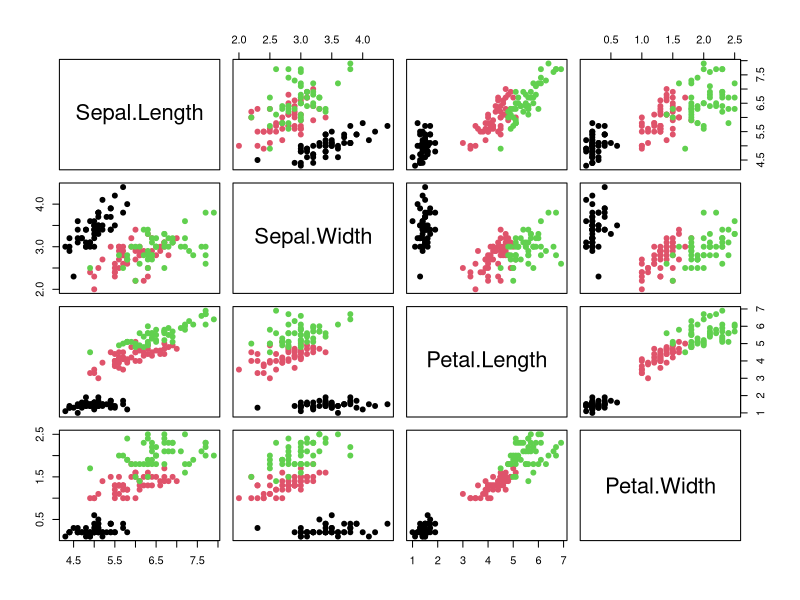

This chart was generated by the following R code:
## ---- chunk 1
#### libraries -----------------------------------
library(knitr)
## ---- chunk 2
#| tbl-cap: Table made with the command 'kable()'. It shows the first ten rows of the iris data frame.

kable(head(iris, 10))

## ---- chunk 3
#| fig-cap: Iris data relationships.

plot(iris[1:4], 
  col = iris$Species, pch = 21, 
  bg = iris$Species)

